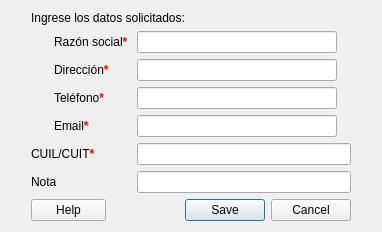
<?xml version="1.0" encoding="UTF-8"?>
<ui version="4.0">
 <class>newProveedor</class>
 <widget class="QDialog" name="newProveedor">
  <property name="geometry">
   <rect>
    <x>0</x>
    <y>0</y>
    <width>382</width>
    <height>212</height>
   </rect>
  </property>
  <property name="maximumSize">
   <size>
    <width>409</width>
    <height>212</height>
   </size>
  </property>
  <property name="windowTitle">
   <string>Nuevo Proveedor</string>
  </property>
  <property name="windowIcon">
   <iconset>
    <normaloff>../assets/Logo_Ventanas.png</normaloff>../assets/Logo_Ventanas.png</iconset>
  </property>
  <layout class="QVBoxLayout" name="verticalLayout">
   <item>
    <spacer name="verticalSpacer_2">
     <property name="orientation">
      <enum>Qt::Vertical</enum>
     </property>
     <property name="sizeHint" stdset="0">
      <size>
       <width>20</width>
       <height>40</height>
      </size>
     </property>
    </spacer>
   </item>
   <item>
    <layout class="QVBoxLayout" name="verticalLayout_3">
     <property name="leftMargin">
      <number>20</number>
     </property>
     <property name="rightMargin">
      <number>20</number>
     </property>
     <property name="bottomMargin">
      <number>0</number>
     </property>
     <item>
      <layout class="QVBoxLayout" name="verticalLayout_2">
       <property name="bottomMargin">
        <number>0</number>
       </property>
       <item>
        <widget class="QLabel" name="label_15">
         <property name="font">
          <font>
           <pointsize>9</pointsize>
          </font>
         </property>
         <property name="styleSheet">
          <string notr="true">display: flex;
background-color: transparent;
color: black;
align-items: center;</string>
         </property>
         <property name="text">
          <string>&lt;html&gt;&lt;head/&gt;&lt;body&gt;&lt;p&gt;Ingrese los datos solicitados:&lt;/p&gt;&lt;/body&gt;&lt;/html&gt;</string>
         </property>
        </widget>
       </item>
      </layout>
     </item>
     <item>
      <spacer name="verticalSpacer_4">
       <property name="orientation">
        <enum>Qt::Vertical</enum>
       </property>
       <property name="sizeHint" stdset="0">
        <size>
         <width>20</width>
         <height>40</height>
        </size>
       </property>
      </spacer>
     </item>
     <item>
      <layout class="QFormLayout" name="formLayout_3">
       <item row="1" column="0">
        <widget class="QLabel" name="lblRazonSocial">
         <property name="font">
          <font>
           <pointsize>9</pointsize>
          </font>
         </property>
         <property name="styleSheet">
          <string notr="true">margin-left:20px;</string>
         </property>
         <property name="text">
          <string>&lt;html&gt;&lt;head/&gt;&lt;body&gt;&lt;p&gt;Razón social&lt;span style=&quot; font-weight:700; color:#ff0000;&quot;&gt;*&lt;/span&gt;&lt;/p&gt;&lt;/body&gt;&lt;/html&gt;</string>
         </property>
        </widget>
       </item>
       <item row="1" column="1">
        <widget class="QLineEdit" name="lnEditRazonSocial">
         <property name="maximumSize">
          <size>
           <width>200</width>
           <height>22</height>
          </size>
         </property>
         <property name="text">
          <string/>
         </property>
        </widget>
       </item>
       <item row="2" column="0">
        <widget class="QLabel" name="lblDireccion">
         <property name="font">
          <font>
           <pointsize>9</pointsize>
          </font>
         </property>
         <property name="styleSheet">
          <string notr="true">margin-left:20px;</string>
         </property>
         <property name="text">
          <string>&lt;html&gt;&lt;head/&gt;&lt;body&gt;&lt;p&gt;Dirección&lt;span style=&quot; font-weight:700; color:#ff0000;&quot;&gt;*&lt;/span&gt;&lt;/p&gt;&lt;/body&gt;&lt;/html&gt;</string>
         </property>
        </widget>
       </item>
       <item row="2" column="1">
        <widget class="QLineEdit" name="lnEditDireccion">
         <property name="maximumSize">
          <size>
           <width>200</width>
           <height>22</height>
          </size>
         </property>
        </widget>
       </item>
       <item row="3" column="0">
        <widget class="QLabel" name="lblTelefono">
         <property name="font">
          <font>
           <pointsize>9</pointsize>
          </font>
         </property>
         <property name="styleSheet">
          <string notr="true">margin-left:20px;</string>
         </property>
         <property name="text">
          <string>&lt;html&gt;&lt;head/&gt;&lt;body&gt;&lt;p&gt;Teléfono&lt;span style=&quot; font-weight:700; color:#ff0000;&quot;&gt;*&lt;/span&gt;&lt;/p&gt;&lt;/body&gt;&lt;/html&gt;</string>
         </property>
        </widget>
       </item>
       <item row="3" column="1">
        <widget class="QLineEdit" name="lnEditTelefono">
         <property name="maximumSize">
          <size>
           <width>200</width>
           <height>22</height>
          </size>
         </property>
        </widget>
       </item>
       <item row="4" column="0">
        <widget class="QLabel" name="lblEmail">
         <property name="font">
          <font>
           <pointsize>9</pointsize>
          </font>
         </property>
         <property name="styleSheet">
          <string notr="true">margin-left:20px;</string>
         </property>
         <property name="text">
          <string>&lt;html&gt;&lt;head/&gt;&lt;body&gt;&lt;p&gt;Email&lt;span style=&quot; font-weight:700; color:#ff0000;&quot;&gt;*&lt;/span&gt;&lt;/p&gt;&lt;/body&gt;&lt;/html&gt;</string>
         </property>
        </widget>
       </item>
       <item row="4" column="1">
        <widget class="QLineEdit" name="lnEditEmail">
         <property name="maximumSize">
          <size>
           <width>200</width>
           <height>22</height>
          </size>
         </property>
        </widget>
       </item>
       <item row="5" column="0">
        <widget class="QLabel" name="labelCUIT">
         <property name="text">
          <string>&lt;html&gt;&lt;head/&gt;&lt;body&gt;&lt;p&gt;CUIL/CUIT&lt;span style=&quot; font-weight:700; color:#ff0000;&quot;&gt;*&lt;/span&gt;&lt;/p&gt;&lt;/body&gt;&lt;/html&gt;</string>
         </property>
        </widget>
       </item>
       <item row="5" column="1">
        <widget class="QLineEdit" name="lnEditCUIT"/>
       </item>
       <item row="6" column="0">
        <widget class="QLabel" name="label">
         <property name="text">
          <string>Nota</string>
         </property>
        </widget>
       </item>
       <item row="6" column="1">
        <widget class="QLineEdit" name="lnEditNota"/>
       </item>
      </layout>
     </item>
     <item>
      <spacer name="verticalSpacer">
       <property name="orientation">
        <enum>Qt::Vertical</enum>
       </property>
       <property name="sizeHint" stdset="0">
        <size>
         <width>20</width>
         <height>40</height>
        </size>
       </property>
      </spacer>
     </item>
     <item>
      <layout class="QHBoxLayout" name="horizontalLayout" stretch="0,0,0,0">
       <property name="spacing">
        <number>6</number>
       </property>
       <property name="sizeConstraint">
        <enum>QLayout::SetDefaultConstraint</enum>
       </property>
       <item>
        <widget class="QDialogButtonBox" name="Ayuda">
         <property name="maximumSize">
          <size>
           <width>75</width>
           <height>24</height>
          </size>
         </property>
         <property name="layoutDirection">
          <enum>Qt::LeftToRight</enum>
         </property>
         <property name="orientation">
          <enum>Qt::Horizontal</enum>
         </property>
         <property name="standardButtons">
          <set>QDialogButtonBox::Help</set>
         </property>
        </widget>
       </item>
       <item>
        <spacer name="horizontalSpacer_3">
         <property name="orientation">
          <enum>Qt::Horizontal</enum>
         </property>
         <property name="sizeHint" stdset="0">
          <size>
           <width>40</width>
           <height>20</height>
          </size>
         </property>
        </spacer>
       </item>
       <item>
        <spacer name="horizontalSpacer">
         <property name="orientation">
          <enum>Qt::Horizontal</enum>
         </property>
         <property name="sizeHint" stdset="0">
          <size>
           <width>40</width>
           <height>20</height>
          </size>
         </property>
        </spacer>
       </item>
       <item>
        <widget class="QDialogButtonBox" name="buttonBox">
         <property name="orientation">
          <enum>Qt::Horizontal</enum>
         </property>
         <property name="standardButtons">
          <set>QDialogButtonBox::Cancel|QDialogButtonBox::Save</set>
         </property>
        </widget>
       </item>
      </layout>
     </item>
    </layout>
   </item>
   <item>
    <spacer name="verticalSpacer_3">
     <property name="orientation">
      <enum>Qt::Vertical</enum>
     </property>
     <property name="sizeHint" stdset="0">
      <size>
       <width>20</width>
       <height>40</height>
      </size>
     </property>
    </spacer>
   </item>
  </layout>
 </widget>
 <resources/>
 <connections>
  <connection>
   <sender>buttonBox</sender>
   <signal>accepted()</signal>
   <receiver>newProveedor</receiver>
   <slot>accept()</slot>
   <hints>
    <hint type="sourcelabel">
     <x>248</x>
     <y>254</y>
    </hint>
    <hint type="destinationlabel">
     <x>157</x>
     <y>274</y>
    </hint>
   </hints>
  </connection>
  <connection>
   <sender>buttonBox</sender>
   <signal>rejected()</signal>
   <receiver>newProveedor</receiver>
   <slot>reject()</slot>
   <hints>
    <hint type="sourcelabel">
     <x>316</x>
     <y>260</y>
    </hint>
    <hint type="destinationlabel">
     <x>286</x>
     <y>274</y>
    </hint>
   </hints>
  </connection>
 </connections>
</ui>
